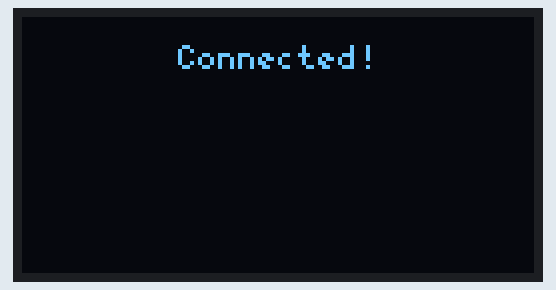
The sketch below on a simulated ESP32. Shown: 128×64 one-colour display. WiFi joins after 1.5 s; servers stay silent unless stated; uploads are accepted with an empty reply; what the sketch prints to the serial monitor is not drawn.

Above: at 2.7 s.
At 3.9 s:
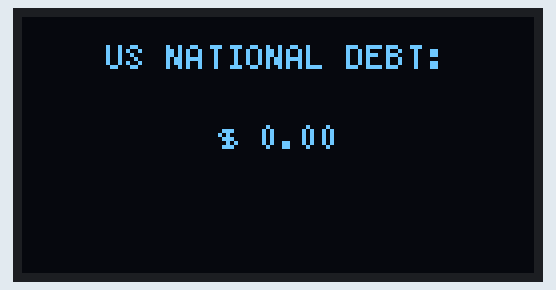

The sketch:

debt_arduino.ino
```cpp
#include <WiFi.h>
#include <HTTPClient.h>
#include <ArduinoJson.h>
#include <U8g2lib.h>

const char *ssid = "Free Public Access Almaden-CC";
const char *password = "dragonwarrior";
String lastFetchedDebt = "Fetching...";

U8G2_SSD1306_128X64_NONAME_F_SW_I2C u8g2(U8G2_R0, 22, 21, U8X8_PIN_NONE);

void drawCenteredString(String text, int y)
{
    int x = (u8g2.getDisplayWidth() - u8g2.getStrWidth(text.c_str())) / 2;
    u8g2.drawStr(x, y, text.c_str());
}

String formatWithCommas(double value)
{
    char buffer[50];
    dtostrf(value, 1, 2, buffer);

    String str = String(buffer);
    int len = str.length();
    int decPos = str.indexOf('.');
    if (decPos == -1)
        decPos = len;

    for (int i = decPos - 3; i > 0; i -= 3)
    {
        str = str.substring(0, i) + ',' + str.substring(i);
    }

    return str;
}

double findMostRecentValue(const char *data)
{
    StaticJsonDocument<1024> doc;
    deserializeJson(doc, data);

    double mostRecentValue = 0;
    String mostRecentDate;

    for (JsonVariant value : doc["data"].as<JsonArray>())
    {
        String recordDate = value["record_date"];
        double debtValue = atof(value["tot_pub_debt_out_amt"]);

        if (recordDate > mostRecentDate)
        {
            mostRecentDate = recordDate;
            mostRecentValue = debtValue;
        }
    }

    return mostRecentValue;
}

String getDebt()
{
    if (WiFi.status() != WL_CONNECTED)
    {
        WiFi.begin(ssid);
        return lastFetchedDebt;
    }

    HTTPClient http;
    http.begin("https://api.fiscaldata.treasury.gov/services/api/fiscal_service/v2/accounting/od/debt_to_penny?fields=record_date,%20tot_pub_debt_out_amt&sort=-record_date");
    int httpCode = http.GET();

    if (httpCode > 0)
    {
        String payload = http.getString();
        double mostRecentValue = findMostRecentValue(payload.c_str());
        lastFetchedDebt = formatWithCommas(mostRecentValue);
    }

    http.end();
    return lastFetchedDebt;
}

void setup()
{
    Serial.begin(115200);
    u8g2.begin();
    delay(1000);

    WiFi.begin(ssid, password);
    String loading = ".";

    while (WiFi.status() != WL_CONNECTED)
    {
        u8g2.clearBuffer();
        u8g2.setFont(u8g2_font_5x7_mf);
        String message = "Connecting" + loading;
        drawCenteredString(message, 13);
        u8g2.sendBuffer();
        if (loading == "...")
        {
            loading = ".";
        }
        loading += ".";
        delay(500);
    }

    u8g2.clearBuffer();
    u8g2.setFont(u8g2_font_5x7_mf);
    String message = "Connected!";
    drawCenteredString(message, 13);
    u8g2.sendBuffer();
    delay(1000);
}

void loop()
{
    String debt = getDebt();
    u8g2.clearBuffer();
    u8g2.setFont(u8g2_font_5x7_mf);

    String message = "US NATIONAL DEBT:";
    drawCenteredString(message, 13);

    String debtValue = "$ " + debt;
    Serial.print(debtValue);
    drawCenteredString(debtValue, 33);

    u8g2.sendBuffer();
    delay(1000);
}
```

Measured:
- what the display in image 0 shows lasts 1.3 s, from 2.6 s to 3.9 s
